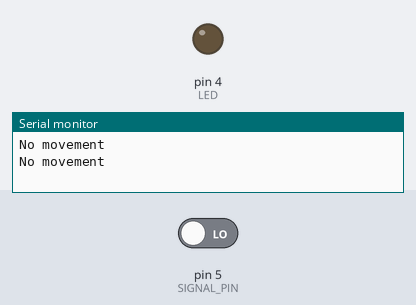
The sketch below on a simulated Arduino Uno, built with avr-gcc and run on an emulated ATmega328P. Parts: output pins drawn as LEDs (lit = HIGH), the last lines printed to the serial monitor. The inputs (shaded band) are chosen by the test bench; at power-on: pin 5 (SIGNAL_PIN) LOW.

Above: at 1.8 s.
1.9 s: pin 5 (SIGNAL_PIN) driven HIGH
At 3.2 s:
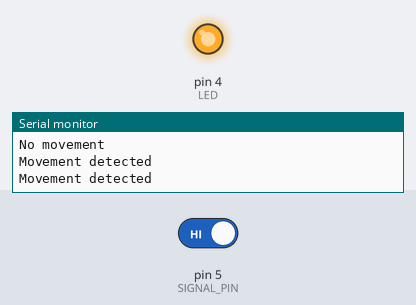
3.5 s: pin 5 (SIGNAL_PIN) driven LOW
At 4.8 s:
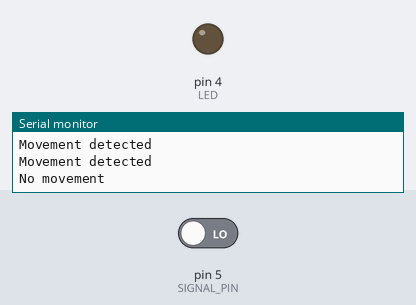
Timing chart, 0 to 6.5 s (numbered marks = the images above; inputs shaded):
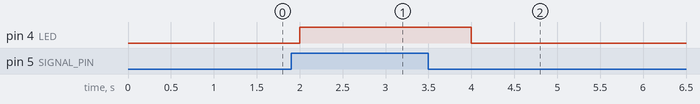

The sketch:

SR505.ino
```cpp
#define SIGNAL_PIN 5
#define LED 4

void setup() {
  Serial.begin(9600);
  pinMode(SIGNAL_PIN, INPUT);
  pinMode(LED, OUTPUT);
  digitalWrite(SIGNAL_PIN, LOW);
}

void loop() {
  if ( digitalRead(SIGNAL_PIN) == HIGH){
    Serial.println("Movement detected");
    digitalWrite(LED, HIGH);
  }
  if (digitalRead (SIGNAL_PIN) == LOW)
  {
    Serial.println("No movement");
    digitalWrite(LED, LOW);
  }
delay(1000);
}
```

Measured:
- after the input at 1.9 s, pin 4 (LED): LOW → HIGH after 0.10 s
- after the input at 3.5 s, pin 4 (LED): HIGH → LOW after 0.50 s
